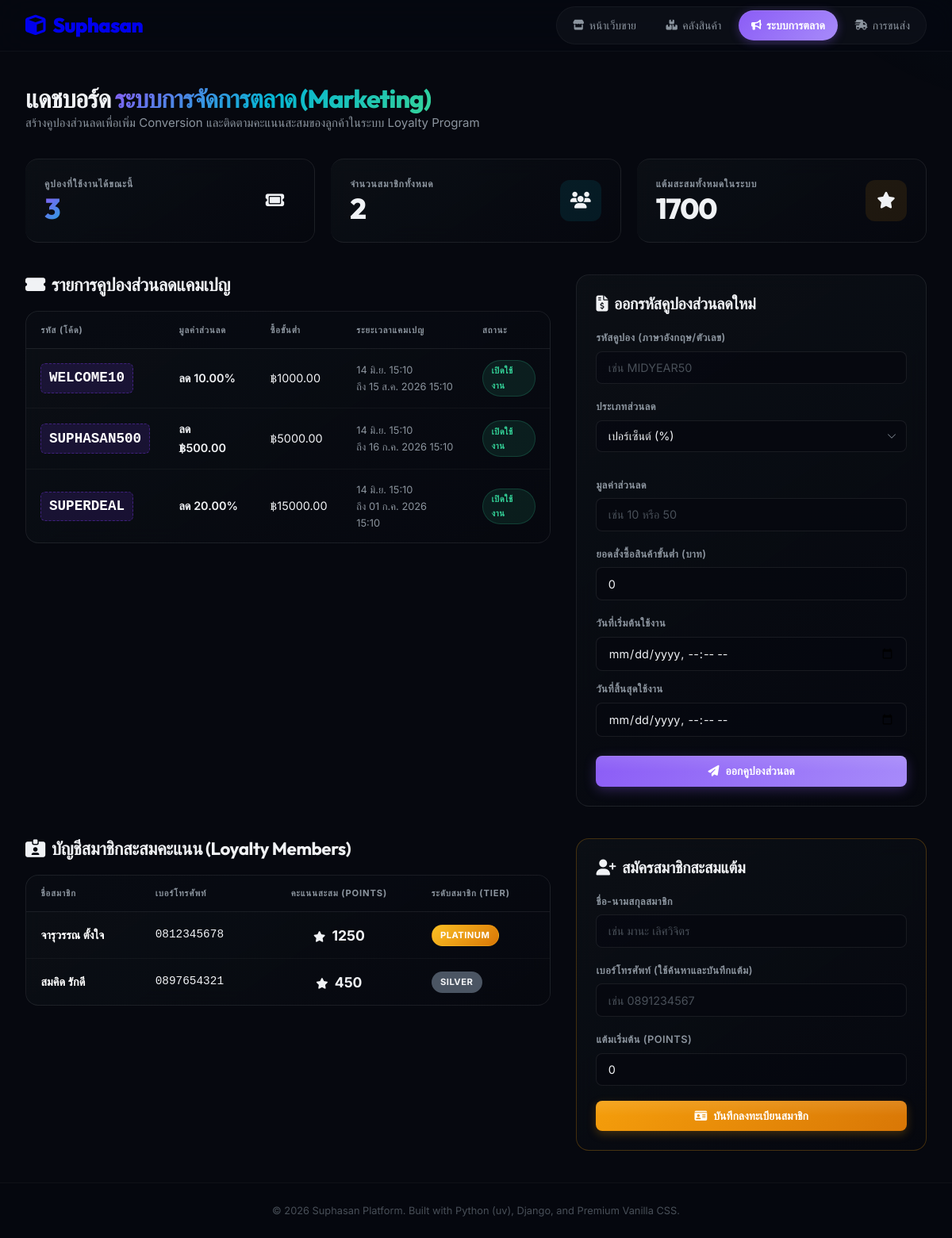
Page /marketing/ on the committed database.
### marketing/models.py (models this page shows, shortened)
class Coupon(models.Model):
    DISCOUNT_TYPE_CHOICES = [
        ('percentage', 'เปอร์เซ็นต์ส่วนลด (%)'),
        ('fixed', 'จำนวนเงินส่วนลด (บาท)'),
    ]
    code = models.CharField(max_length=50, unique=True, verbose_name="รหัสคูปอง")
    discount_type = models.CharField(max_length=20, choices=DISCOUNT_TYPE_CHOICES, default='percentage', verbose_name="ประเภทส่วนลด")
    value = models.DecimalField(max_digits=10, decimal_places=2, verbose_name="มูลค่าส่วนลด")
    min_purchase = models.DecimalField(max_digits=10, decimal_places=2, default=0.00, verbose_name="ยอดซื้อขั้นต่ำ")
    active = models.BooleanField(default=True, verbose_name="เปิดใช้งาน")
    start_date = models.DateTimeField(verbose_name="วันที่เริ่มต้น")
    end_date = models.DateTimeField(verbose_name="วันที่สิ้นสุด")

class LoyaltyAccount(models.Model):
    customer_name = models.CharField(max_length=100, verbose_name="ชื่อลูกค้า")
    phone = models.CharField(max_length=20, unique=True, verbose_name="เบอร์โทรศัพท์")
    points = models.IntegerField(default=0, verbose_name="แต้มสะสม")

### marketing/views.py (the view, shortened to what this page needs)
# urls.py: path('', views.dashboard, name='dashboard'),
def dashboard(request):
    coupons = Coupon.objects.all().order_by('-end_date')
    members = LoyaltyAccount.objects.all().order_by('-points')
    active_coupons = Coupon.objects.filter(active=True, start_date__lte=timezone.now(), end_date__gte=timezone.now()).count()
    total_members = members.count()
    total_points = sum(m.points for m in members)
    context = {
        'coupons': coupons,
        'members': members,
        'active_coupons': active_coupons,
        'total_members': total_members,
        'total_points': total_points,
    }
    return render(request, 'marketing/dashboard.html', context)

### marketing/templates/marketing/dashboard.html (shortened to what this page needs)
{% extends 'base.html' %}
{% block content %}
<div style="margin-bottom: 2rem;">
    <h1 class="section-title">แดชบอร์ด <span class="text-gradient">ระบบการจัดการตลาด (Marketing)</span></h1>
    <p style="color: var(--text-secondary);">สร้างคูปองส่วนลดเพื่อเพิ่ม Conversion และติดตามคะแนนสะสมของลูกค้าในระบบ Loyalty Program</p>
</div>
<div class="grid grid-3" style="margin-bottom: 2.5rem;">
    <div class="card stat-widget" style="border-left: 4px solid var(--color-primary);">
        <div class="stat-info">
            <h4>คูปองที่ใช้งานได้ขณะนี้</h4>
            <div class="stat-value text-gradient">{{ active_coupons }}</div>
        </div>
        <div class="stat-icon">
            <i class="fa-solid fa-ticket"></i>
        </div>
    </div>
    <div class="card stat-widget" style="border-left: 4px solid var(--color-secondary);">
        <div class="stat-info">
            <h4>จำนวนสมาชิกทั้งหมด</h4>
            <div class="stat-value" style="color: var(--color-secondary);">{{ total_members }}</div>
        </div>
        <div class="stat-icon" style="background: rgba(6, 182, 212, 0.1); color: var(--color-secondary);">
            <i class="fa-solid fa-users"></i>
        </div>
    </div>
    <div class="card stat-widget" style="border-left: 4px solid var(--color-warning);">
        <div class="stat-info">
            <h4>แต้มสะสมทั้งหมดในระบบ</h4>
            <div class="stat-value" style="color: var(--color-warning);">{{ total_points }}</div>
        </div>
        <div class="stat-icon" style="background: rgba(245, 158, 11, 0.1); color: var(--color-warning);">
            <i class="fa-solid fa-star"></i>
        </div>
    </div>
</div>
<div class="grid grid-2" style="grid-template-columns: 1.5fr 1fr; gap: 2rem; align-items: start; margin-bottom: 2.5rem;">
    <div>
        <h2 style="font-size: 1.4rem; margin-bottom: 1.2rem; display: flex; align-items: center; gap: 0.5rem;">
            <i class="fa-solid fa-ticket-simple" style="color: var(--color-primary);"></i> รายการคูปองส่วนลดแคมเปญ
        </h2>
        <div class="table-responsive">
            <table>
                <thead>
                    <tr>
                        <th>รหัส (โค้ด)</th>
                        <th>มูลค่าส่วนลด</th>
                        <th>ซื้อขั้นต่ำ</th>
                        <th>ระยะเวลาแคมเปญ</th>
                        <th>สถานะ</th>
                    </tr>
                </thead>
                <tbody>
                    {% for coupon in coupons %}
                        <tr>
                            <td>
                                <span style="font-family: monospace; font-size: 1.1rem; font-weight: 700; color: #fff; background-color: rgba(124, 58, 237, 0.15); border: 1px dashed rgba(124, 58, 237, 0.4); padding: 0.2rem 0.6rem; border-radius: 6px; display: inline-block;">
                                    {{ coupon.code }}
                                </span>
                            </td>
                            <td style="font-weight: 600;">
                                {% if coupon.discount_type == 'percentage' %}
                                    ลด {{ coupon.value }}%
                                {% else %}
                                    ลด ฿{{ coupon.value }}
                                {% endif %}
                            </td>
                            <td>฿{{ coupon.min_purchase }}</td>
                            <td style="font-size: 0.8rem; color: var(--text-secondary);">
                                {{ coupon.start_date|date:"d M H:i" }}<br>ถึง {{ coupon.end_date|date:"d M Y H:i" }}
                            </td>
                            <td>
                                {% if coupon.active %}
                                    <span class="badge badge-success">เปิดใช้งาน</span>
                                {% else %}
                                    <span class="badge badge-danger">ปิดใช้งาน</span>
                                {% endif %}
                            </td>
                        </tr>
                    {% endfor %}
                </tbody>
            </table>
        </div>
    </div>
    <div class="card">
        <h3 style="font-size: 1.25rem; margin-bottom: 1.25rem; display: flex; align-items: center; gap: 0.5rem; color: var(--color-primary);">
            <i class="fa-solid fa-file-invoice-dollar"></i> ออกรหัสคูปองส่วนลดใหม่
        </h3>
        <form action="{% url 'marketing:dashboard' %}" method="post">
            <div class="form-group">
                <label class="form-label" for="coup_code">รหัสคูปอง (ภาษาอังกฤษ/ตัวเลข)</label>
                <input type="text" id="coup_code" name="code" class="form-control" placeholder="เช่น MIDYEAR50" required style="text-transform: uppercase;">
            </div>
            <div class="grid grid-2" style="gap: 0.75rem;">
                <div class="form-group">
                    <label class="form-label" for="coup_type">ประเภทส่วนลด</label>
                    <select id="coup_type" name="discount_type" class="form-control" required>
                        <option value="percentage">เปอร์เซ็นต์ (%)</option>
                    </select>
                </div>
                <div class="form-group">
                    <label class="form-label" for="coup_val">มูลค่าส่วนลด</label>
                    <input type="number" id="coup_val" name="value" class="form-control" step="0.01" min="1" placeholder="เช่น 10 หรือ 50" required>
                </div>
            </div>
            <div class="form-group">
                <label class="form-label" for="coup_min">ยอดสั่งซื้อสินค้าขั้นต่ำ (บาท)</label>
                <input type="number" id="coup_min" name="min_purchase" class="form-control" step="0.01" min="0" value="0" placeholder="0.00" required>
            </div>
            <div class="grid grid-2" style="gap: 0.75rem; margin-bottom: 1.5rem;">
                <div class="form-group" style="margin-bottom: 0;">
                    <label class="form-label" for="coup_start">วันที่เริ่มต้นใช้งาน</label>
                    <input type="datetime-local" id="coup_start" name="start_date" class="form-control" required>
                </div>
                <div class="form-group" style="margin-bottom: 0;">
                    <label class="form-label" for="coup_end">วันที่สิ้นสุดใช้งาน</label>
                    <input type="datetime-local" id="coup_end" name="end_date" class="form-control" required>
                </div>
            </div>
            <button type="submit" class="btn btn-primary" style="width: 100%;">
                <i class="fa-solid fa-paper-plane"></i> ออกคูปองส่วนลด
            </button>
        </form>
    </div>
</div>
<div class="grid grid-2" style="grid-template-columns: 1.5fr 1fr; gap: 2rem; align-items: start;">
    <div>
        <h2 style="font-size: 1.4rem; margin-bottom: 1.2rem; display: flex; align-items: center; gap: 0.5rem;">
            <i class="fa-solid fa-id-card-clip" style="color: var(--color-secondary);"></i> บัญชีสมาชิกสะสมคะแนน (Loyalty Members)
        </h2>
        <div class="table-responsive">
            <table>
                <thead>
                    <tr>
                        <th>ชื่อสมาชิก</th>
                        <th>เบอร์โทรศัพท์</th>
                        <th style="text-align: center;">คะแนนสะสม (Points)</th>
                        <th>ระดับสมาชิก (Tier)</th>
                    </tr>
                </thead>
                <tbody>
                    {% for member in members %}
                        <tr>
                            <td style="font-weight: 600; color: #fff;">{{ member.customer_name }}</td>
                            <td style="font-family: monospace;">{{ member.phone }}</td>
                            <td style="text-align: center; font-weight: 700; color: var(--color-warning); font-size: 1.1rem;">
                                <i class="fa-solid fa-star" style="font-size: 0.85rem; margin-right: 0.25rem;"></i> {{ member.points }}
                            </td>
                            <td>
                                {% if member.points >= 1000 %}
                                    <span class="badge badge-warning" style="background: linear-gradient(135deg, #fbbf24 0%, #d97706 100%); color: #fff;">Platinum</span>
                                {% elif member.points >= 500 %}
                                    <span class="badge badge-info" style="background: linear-gradient(135deg, #93c5fd 0%, #2563eb 100%); color: #fff;">Gold</span>
                                {% else %}
                                    <span class="badge badge-secondary" style="background-color: #4b5563; color: #f3f4f6;">Silver</span>
                                {% endif %}
                            </td>
                        </tr>
                    {% endfor %}
                </tbody>
            </table>
        </div>
    </div>
    <div class="card" style="border-color: rgba(245, 158, 11, 0.25);">
        <h3 style="font-size: 1.25rem; margin-bottom: 1.25rem; display: flex; align-items: center; gap: 0.5rem; color: var(--color-warning);">
            <i class="fa-solid fa-user-plus"></i> สมัครสมาชิกสะสมแต้ม
        </h3>
        <form action="{% url 'marketing:dashboard' %}" method="post">
            <div class="form-group">
                <label class="form-label" for="mem_name">ชื่อ-นามสกุลสมาชิก</label>
                <input type="text" id="mem_name" name="customer_name" class="form-control" placeholder="เช่น มานะ เลิศวิจิตร" required>
            </div>
            <div class="form-group">
                <label class="form-label" for="mem_phone">เบอร์โทรศัพท์ (ใช้ค้นหาและบันทึกแต้ม)</label>
                <input type="tel" id="mem_phone" name="phone" class="form-control" placeholder="เช่น 0891234567" required>
            </div>
            <div class="form-group">
                <label class="form-label" for="mem_points">แต้มเริ่มต้น (Points)</label>
                <input type="number" id="mem_points" name="points" class="form-control" min="0" value="0" required>
            </div>
            <button type="submit" class="btn btn-primary" style="width: 100%; background: linear-gradient(135deg, #f59e0b 0%, #d97706 100%); box-shadow: 0 4px 12px rgba(245, 158, 11, 0.25);">
                <i class="fa-solid fa-id-card"></i> บันทึกลงทะเบียนสมาชิก
            </button>
        </form>
    </div>
</div>
{% endblock %}

### rows in the picture
Coupon: code "WELCOME10", value "10.00", min_purchase "1000.00", start_date "14 มิ.ย. 15:10", end_date "15 ส.ค. 2026 15:10", active "เปิดใช้งาน"
Coupon: code "SUPHASAN500", value "500.00", min_purchase "5000.00", start_date "14 มิ.ย. 15:10", end_date "16 ก.ค. 2026 15:10", active "เปิดใช้งาน"
Coupon: code "SUPERDEAL", value "20.00", min_purchase "15000.00", start_date "14 มิ.ย. 15:10", end_date "01 ก.ค. 2026 15:10", active "เปิดใช้งาน"
LoyaltyAccount: customer_name "จารุวรรณ ตั้งใจ", phone "0812345678", points "1250", shows "PLATINUM"
LoyaltyAccount: customer_name "สมคิด รักดี", phone "0897654321", points "450", shows "SILVER"

### other values in the picture
{{ active_coupons }} "3"
{{ total_members }} "2"
{{ total_points }} "1700"
